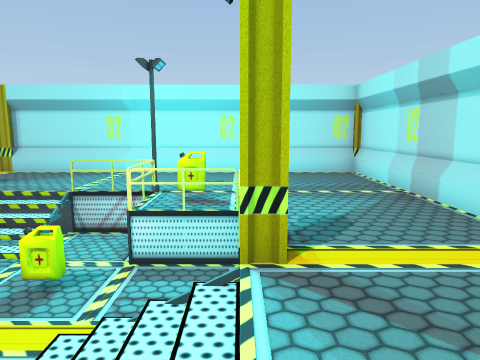
[1] (above)

16 first-person views from a walk through a scene from a Unity 3-D project. The camera is 1.4 m above the floor, tilts 8° down and sees 70° across. Doors are open. The floor is counted in squares, 1 m on a side. Each view is taken from the middle of a square. On the plan, view 1 faces up. The plan holds only what a view shows up to about 15 squares ahead; the rest is blank. The place goes on beyond the plan. Some animated figures are left out.

[2]
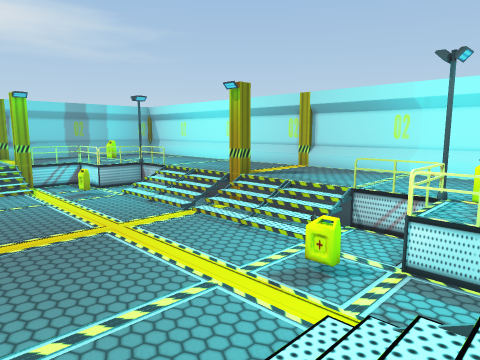

[3]
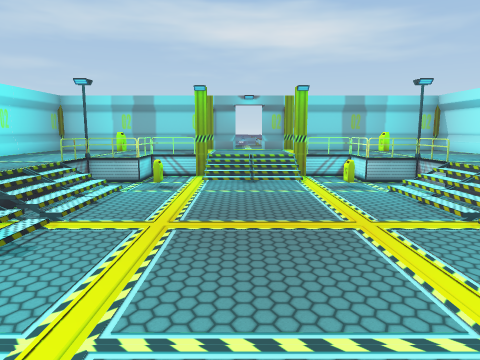

[4]
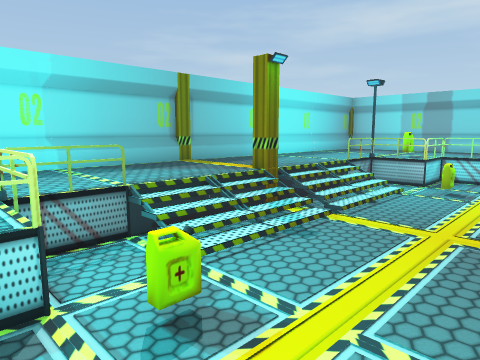

[5]
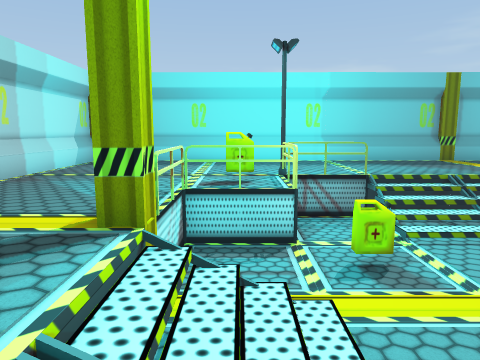

[6]
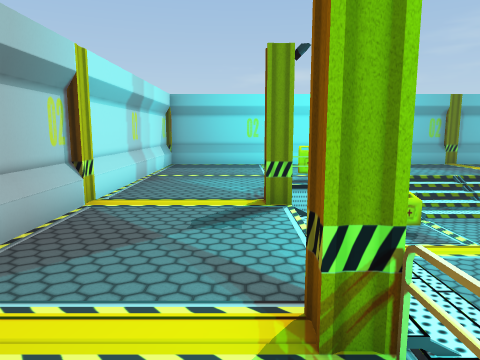

[7]
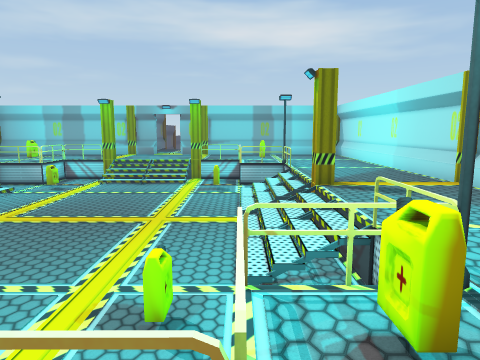

[8]
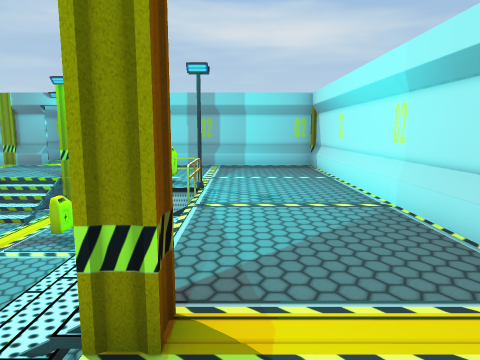

[9]
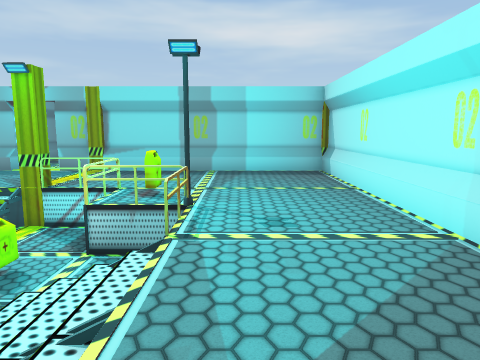

[10]
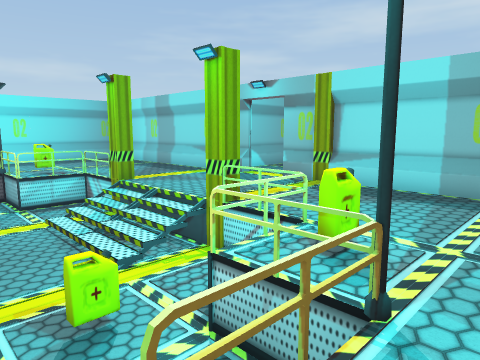

[11]
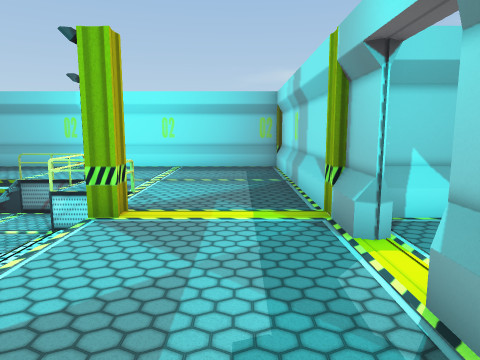

[12]
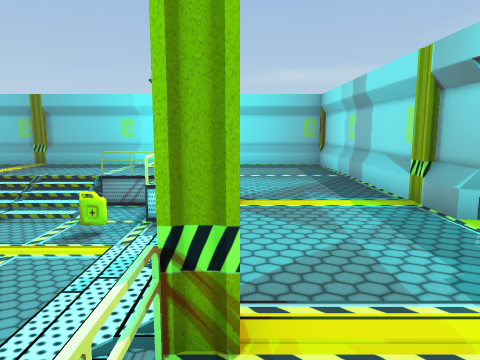

[13]
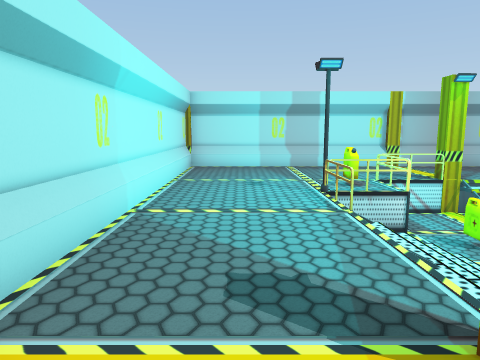

[14]
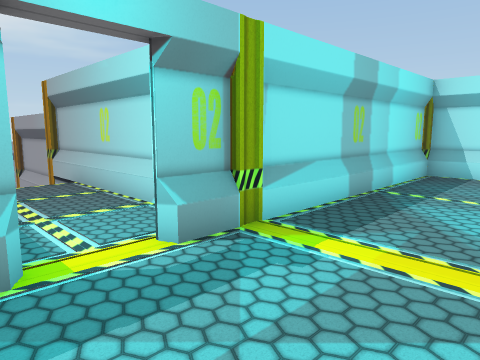

[15]
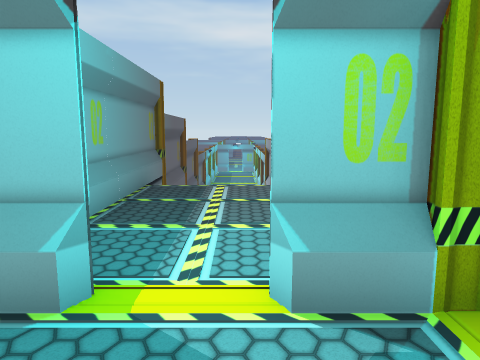

[16]
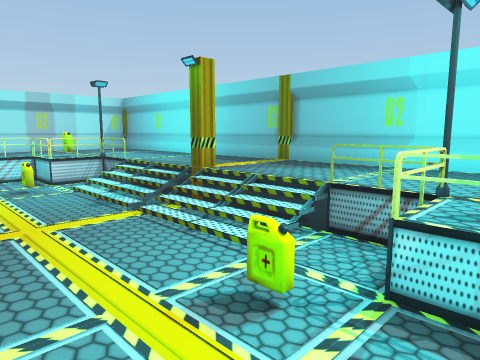

### Floor plan
Key: @ floor where view 1 was taken; # wall or solid block; . main floor; - floor 1 m lower than the main floor; / step, stairs or slope; D open door; P pillar; R railing; O other object.
Columns run from 26 left of view 1 to 4 right of it. Each row starts with its distance up from view 1.
 12      #############P############
 11      #........................#
 10      #........................#
  9      #........................#
  8      #......RR////P///RR#.....#
  7      #....O.--/////////-RO....#
  6      #....RRP-/////////-PRR...#
  5      #....--OO---------O--R...#
  4 #### P...P----------------P...P
  3 .....#....//------------///...#
  2 .....D....//------------///...#
  1 .....D....//------------///...#
  0 .....#....//------------//@...#
 -1 #####P...P----------------P...P
 -2      #....--OO---------O--R...#
 -3      #....R#P-/////////-PRR...#
 -4      #....O.--/////////-RO....#
 -5      #......#R////P///RR#.....#
 -6      #........................#
 -7      #........................#
 -8      #........................#
 -9      #############P############

Where each view was taken, in squares from view 1:
view 1: 0 up, 0 right, facing up
view 2: 0 up, 0 right, facing up-left
view 3: 1 up, 1 left, facing left
view 4: 1 up, 1 left, facing down-left
view 5: 3 up, 1 left, facing down
view 6: 6 up, 1 right, facing down
view 7: 6 up, 1 right, facing left
view 8: 9 up, 6 left, facing left
view 9: 9 up, 8 left, facing left
view 10: 9 up, 12 left, facing down-left
view 11: 5 up, 19 left, facing down
view 12: 6 up, 17 left, facing down
view 13: 10 up, 10 left, facing right
view 14: 0 up, 17 left, facing up-left
view 15: 2 up, 18 left, facing left
view 16: 1 up, 16 left, facing down-right
